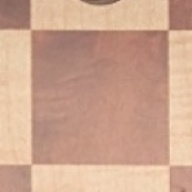
#> input picture Dataset/Imatges_propies/peces_segmentades_recrop/empty/PXL_20260614_113036799_r2c1.jpg, 192 x 192 px; its folder holds only this picture in this run
$ python recrop_peces.py
#> lines starting #> are read from the running program, lines starting #| are printed output that depends on the picture
#> in main, img is the input picture: shape (192, 192, 3); mean B, G, R 143.1, 165, 204.7
from pathlib import Path
import cv2
import numpy as np

PECES_DIR    = Path("Dataset/Imatges_propies/peces_segmentades_recrop")
CROP_SIZE    = 192
OLD_SCALE    = 1.8
NEW_SCALE    = 1.4

def recrop(img: np.ndarray, old_scale: float, new_scale: float, out_size: int) -> np.ndarray:
#> called with old_scale = 1.8, new_scale = 1.4, out_size = 192
    h, w = img.shape[:2]
#> h = 192; w = 192
    factor = new_scale / old_scale          # 1.8/2.2 ≈ 0.818
    inner_h = int(round(h * factor))
#> inner_h = 149
    inner_w = int(round(w * factor))
#> inner_w = 149
    y0 = (h - inner_h) // 2
#> y0 = 21
    x0 = (w - inner_w) // 2
#> x0 = 21
    cropped = img[y0:y0+inner_h, x0:x0+inner_w]
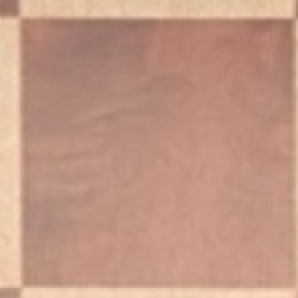
#> cropped: shape (149, 149, 3) (shown 2 times larger); mean B, G, R 132.4, 151.1, 194.3
    return cv2.resize(cropped, (out_size, out_size), interpolation=cv2.INTER_AREA)

def main() -> None:
    image_paths = sorted(PECES_DIR.rglob("*.jpg")) + sorted(PECES_DIR.rglob("*.png"))

    if not image_paths:
        print(f"No s'han trobat imatges a {PECES_DIR}")
        return

    print(f"Processant {len(image_paths)} imatges ({OLD_SCALE} -> {NEW_SCALE} scale)...")

    for i, path in enumerate(image_paths):
        img = cv2.imread(str(path))
        if img is None:
            print(f"  Error llegint {path.name}, saltant.")
            continue
        out = recrop(img, OLD_SCALE, NEW_SCALE, CROP_SIZE)
        cv2.imwrite(str(path), out)
        if (i + 1) % 50 == 0:
            print(f"  {i+1}/{len(image_paths)}...")
#> pass 2 of the loop in main, `for i, path in enumerate(image_paths):`:
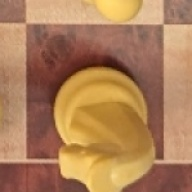
#> input picture Dataset/Imatges_propies/peces_segmentades_recrop/knight_w/PXL_20260614_165917384_r7c6.jpg, 192 x 192 px
#> in main, img is the input picture: shape (192, 192, 3); mean B, G, R 88.1, 127.3, 173.7
#> in recrop (call 2), `cropped = img[y0:y0+inner_h, x0:x0+inner_w]`:
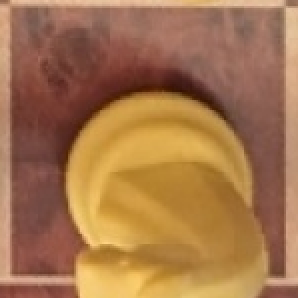
#> cropped: shape (149, 149, 3) (shown 2 times larger); mean B, G, R 75.9, 117.1, 164.9
#> pass 3 of the loop in main, `for i, path in enumerate(image_paths):`:
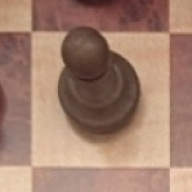
#> input picture Dataset/Imatges_propies/peces_segmentades_recrop/pawn_b/PXL_20260614_113107471_r1c1.jpg, 192 x 192 px
#> in main, img is the input picture: shape (192, 192, 3); mean B, G, R 110.7, 127.7, 161.9
#> in recrop (call 3), `cropped = img[y0:y0+inner_h, x0:x0+inner_w]`:
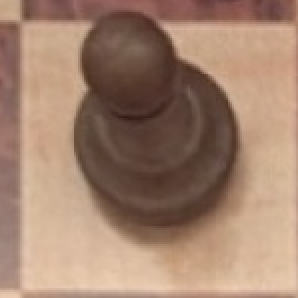
#> cropped: shape (149, 149, 3) (shown 2 times larger); mean B, G, R 110, 129.8, 161.8
#> the loop made 4 passes; the first 3 are shown

    print(f"Fet. {len(image_paths)} imatges actualitzades.")

if __name__ == "__main__":
    main()
